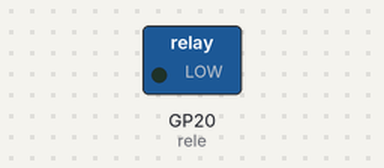
The program below on a simulated Raspberry Pi Pico running MicroPython. Parts: switched loads named in the program (green lamp = pin HIGH). WiFi joins after 1.5 s; no MQTT or app messages arrive unless stated; what the program prints to the serial console is not drawn.

Above: at 0.1 s.
At 2.1 s:
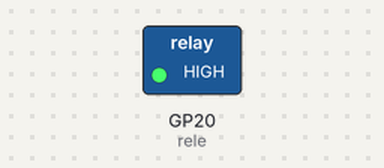
Timing chart, 0 to 3.6 s (numbered marks = the images above):
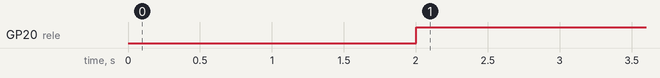

Measured:
- by itself, GP20 (rele): LOW → HIGH at 2.0 s

The program:

main.py
```python
from machine import Pin
import time
from umqtt.simple import MQTTClient
import network
import json

# --- Configurações WiFi ---
WIFI_SSID = "rede"
WIFI_PASSWORD = "internet"

# --- Configurações MQTT ---
MQTT_BROKER = "Seu IP ou URL do Broker MQTT"
MQTT_PORT = 1883
MQTT_USER = "seu_usuario_mqtt"
MQTT_PASSWORD = "sua_senha_mqtt"
MQTT_CLIENT_ID = "sensor_umidade_solo"
MQTT_TOPIC = "homeassistant/binary_sensor/umidade_solo/state"
MQTT_CONFIG_TOPIC = "homeassistant/binary_sensor/umidade_solo/config"

# --- Pinos ---
sensor_umidade_digital = Pin(8, Pin.IN, Pin.PULL_UP)  # Sensor
rele = Pin(20, Pin.OUT)  # Relé no GPIO 20

# Define o estado de solo úmido
LIMIAR_DIGITAL_UMIDO = 0

def conectar_wifi():
    wlan = network.WLAN(network.STA_IF)
    wlan.active(True)
    if not wlan.isconnected():
        print("Conectando ao WiFi...")
        wlan.connect(WIFI_SSID, WIFI_PASSWORD)
        timeout = 0
        while not wlan.isconnected() and timeout < 10:
            print(".", end="")
            time.sleep(1)
            timeout += 1
        if not wlan.isconnected():
            print("\n❌ Falha ao conectar ao WiFi.")
            return False
    print("\n✅ Conectado ao WiFi:", wlan.ifconfig()[0])
    return True

def conectar_mqtt():
    global mqtt_client
    try:
        mqtt_client = MQTTClient(
            MQTT_CLIENT_ID, MQTT_BROKER,
            port=MQTT_PORT,
            user=MQTT_USER,
            password=MQTT_PASSWORD,
            keepalive=30
        )
        mqtt_client.connect()
        print("✅ Conectado ao MQTT")

        config = {
            "name": "Umidade do Solo",
            "device_class": "moisture",
            "state_topic": MQTT_TOPIC,
            "payload_on": "0",
            "payload_off": "1",
            "unique_id": "umidade_solo_digital",
            "device": {
                "identifiers": ["umidade_solo_digital"],
                "name": "Sensor de Umidade Digital",
                "model": "FC-28",
                "manufacturer": "BitDogLab"
            }
        }

        mqtt_client.publish(MQTT_CONFIG_TOPIC, json.dumps(config), retain=True)
        return mqtt_client
    except Exception as e:
        print(f"❌ Falha ao conectar ao MQTT: {e}")
        return None

print("--- Sistema Digital de Umidade do Solo ---")
if not conectar_wifi():
    print("Reiniciando em 5s...")
    time.sleep(5)
    import machine
    machine.reset()

mqtt_client = None
ultimo_estado_digital = None

while True:
    try:
        estado_digital = sensor_umidade_digital.value()
        print("\n--- Leitura Digital (GPIO8) ---")
        print(f"  Estado Bruto Digital: {estado_digital}")

        if estado_digital == LIMIAR_DIGITAL_UMIDO:
            print("  💧 Solo: ÚMIDO")
            rele.value(0)  # Desliga o relé
            print("  🔌 Relé DESLIGADO (sem irrigação)")
        else:
            print("  🔥 Solo: SECO")
            rele.value(1)  # Liga o relé
            print("  🔌 Relé LIGADO (irrigação ativa)")

        if estado_digital != ultimo_estado_digital:
            payload = b"1" if estado_digital == 1 else b"0"
            try:
                if mqtt_client is None:
                    mqtt_client = conectar_mqtt()
                if mqtt_client:
                    print(f"📡 Publicando no tópico {MQTT_TOPIC} -> {payload}")
                    mqtt_client.publish(MQTT_TOPIC, payload)
                    ultimo_estado_digital = estado_digital
                else:
                    print("⚠️ Falha na conexão MQTT.")
            except Exception as e_pub:
                print(f"❌ Erro ao publicar no MQTT: {e_pub}")
                try:
                    if mqtt_client:
                        mqtt_client.disconnect()
                        print("MQTT desconectado para reconexão.")
                except Exception as e_disc:
                    print(f"Erro ao desconectar MQTT: {e_disc}")
                mqtt_client = None
                time.sleep(2)
        else:
            print("  ⚠️ Nenhuma alteração. MQTT não enviado.")

        print("-" * 30)
        time.sleep(3)

    except Exception as e:
        print(f"❌ Erro inesperado: {e}")
        try:
            if mqtt_client:
                mqtt_client.disconnect()
                print("MQTT desconectado.")
        except Exception as e_disc:
            print(f"Erro ao desconectar: {e_disc}")
        mqtt_client = None
        time.sleep(5)
```
